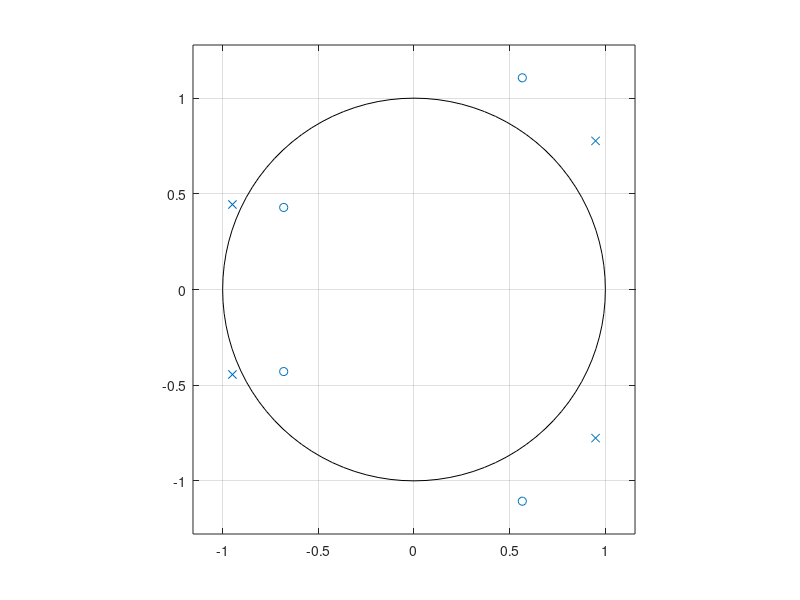

Reproduce this figure in MATLAB.
pkg load signal;

num = [1 0.23 0.65 1.37 1];
den = [1 0 -1 0.77 1.65];

[z, p, k] = tf2zp(num , den)
zplane(z , p)




